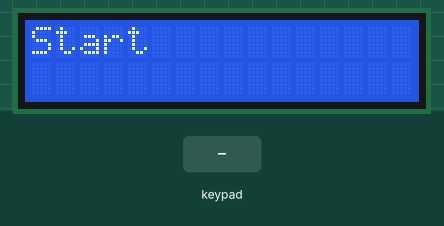
This sketch was run on a simulated Arduino Uno, built with avr-gcc and run on an emulated ATmega328P. Shown: 16×2 character LCD. Inputs (shaded band) come from the test bench. At 13.1 s the program stops and its outputs stay as they are.

Above: at 0.1 s.
2.3 s: keypad keys 0 1 6 7 * pressed 0.4 s apart
At 5.2 s:
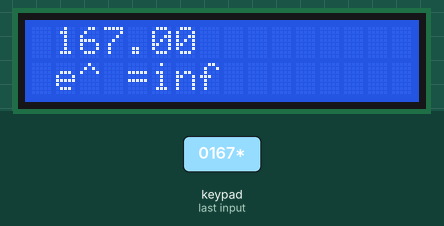
5.8 s: key '/' pressed
At 6.4 s:
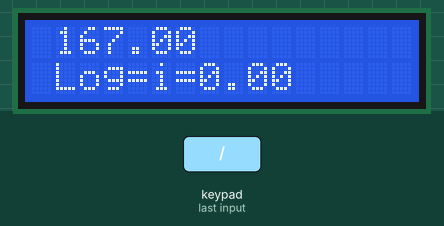
7.3 s: key '+' pressed
At 8.5 s:
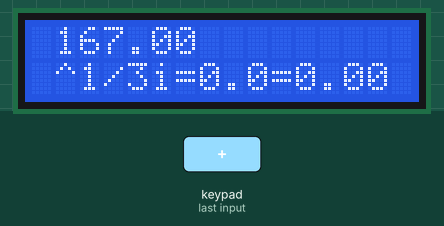
8.8 s: keypad keys 8 9 1 0 1 3 * pressed 0.4 s apart
At 11.9 s:
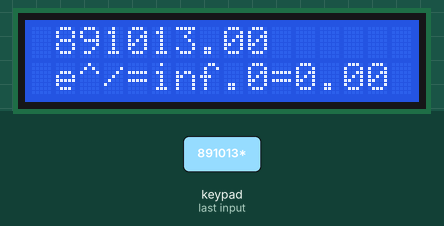
13.1 s: key '-' pressed
At 14.3 s:
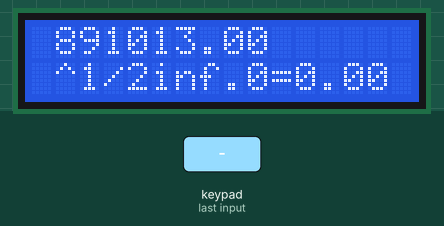
Timing chart, 0 to 14.6 s (numbered marks = the images above; inputs shaded):
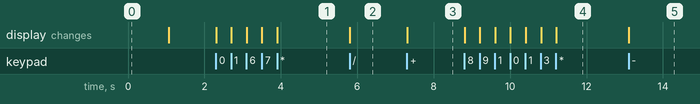

The sketch:

kety.ino
```cpp
#include <Keypad.h>
#include<LiquidCrystal.h>
LiquidCrystal lcd(12,11,5,4,3,2);
const byte ROWS = 4; //four rows
const byte COLS = 4; //four columns
double first = 0;
double second = 0;
double total = 0;

char customKey;
char hexaKeys[ROWS][COLS] = {
  {'1','2','3','+'},
  {'4','5','6','-'},
  {'7','8','9','*'},
  {'C','0','=','/'}
};
byte rowPins[ROWS] = {0, 1, 6, 7};
byte colPins[COLS] = {8, 9, 10, 13};

Keypad customKeypad = Keypad( makeKeymap(hexaKeys), rowPins, colPins, ROWS, COLS);
void setup(){
lcd.begin(16,2);
lcd.print("Start");
delay(1000);
lcd.clear();
}
void loop()
{
  customKey = customKeypad.getKey();
  switch(customKey)
  {
  case '0' ... '9':
    lcd.setCursor(1,0);
    first = first * 10 + (customKey - '0');
    lcd.print(first);
    break;

  case '+':
    first = (total != 0 ? total : first);
    lcd.setCursor(1,1);
    lcd.print("^1/3");
    total = cubicRoot(first);
    lcd.setCursor(10,2);
    lcd.print("=");
    lcd.setCursor(11,2);
    lcd.print(total);
    first = 0, second = 0;
    break;

  case '-':
    first = (total != 0 ? total : first);
    lcd.setCursor(1,1);
    lcd.print("^1/2");
    total = SqrtMethod(first);
    lcd.setCursor(10,2);
    lcd.print("=");
    lcd.setCursor(11,2);
    lcd.print(total);
    first = 0, second = 0;
    break;

  case '*':
    first = (total != 0 ? total : first);
    lcd.setCursor(1,1);
    lcd.print("e^");
    total = exponential(first);
    lcd.setCursor(4,2);
    lcd.print("=");
    lcd.setCursor(5,2);
     lcd.print(total);
    first = 0, second = 0;
    break;

case '/':
    first = (total != 0 ? total : first);
    lcd.setCursor(1,1);
    lcd.print("Log");
    //second = SecondNumber();
    total = Log2n(first);
    lcd.setCursor(6,2);
    lcd.print("=");
    lcd.setCursor(7,2);
    lcd.print(total);
    first = 0, second = 0;
    break;

  case 'C':
    total = 0;
    lcd.clear();
    break;
  }
}

long SecondNumber()
{
  while( 1 )
  {
    customKey = customKeypad.getKey();
    if(customKey >= '0' && customKey <= '9')
    {
      second = second * 10 + (customKey - '0');
      lcd.setCursor(1,2);
      lcd.print(second);
    }

    if(customKey == '=') break;
  }
 return second;
}


// Returns the absolute value of n-mid*mid*mid
double diff(double n,double mid)
{
    if (n > (mid*mid*mid))
        return (n-(mid*mid*mid));
    else
        return ((mid*mid*mid) - n);
}

// Returns cube root of a no n
double cubicRoot(double n)
{
    // Set start and end for binary search
    double start = 0, End = n;

    // Set precision
    double e = 0.0000001;

    while (true)
    {
        double mid = (start + End)/2;
        double error = diff(n, mid);

        // If error is less than e then mid is
        // our answer so return mid
        if (error <= e)
            return mid;

        // If mid*mid*mid is greater than n set
        // end = mid
        if ((mid*mid*mid) > n)
            End = mid;

        // If mid*mid*mid is less than n set
        // start = mid
        else
            start = mid;
    }
}


double SqrtMethod(double n)  //Binary search method
{
    double low=0,high=n,mid,precision=0.0001;
    if(n<1)
     {
          low = n;
          high = 1;
     }
    while(low<=high)
    {
        mid = (low+high)/2;
        if(precision >= mid*mid-n <= -precision)
            return mid;
        else if(mid*mid>n)
            high=mid-precision ;
        else
            low=mid+precision;
    }
    return (high+low)/2;
}


float exponential(float x)
{int n=100;
    float sum = 1.0f; // initialize sum of series

    for (int i = n - 1; i > 0; --i )
        sum = 1 + x * sum / i;

    return sum;
}


unsigned int Log2n(unsigned int n)
{
   return (n > 1)? 1 + Log2n(n/2): 0;
}


float power(int x, int y)
{
    if (y == 0)
        return 1;
    int temp=power(x,y/2);
    if(y%2==0)
      return temp*temp;
    else
        return x*temp*temp;
}


float Ssin(float x){
int i, j, n=2, fact, sign =  - 1;
  float p, sum = 0;

  //printf("Enter the value of x : ");
  //scanf("%f", &x);
  //printf("Enter the value of n : ");
  //scanf("%d", &n);

  for (i = 1; i <= n; i += 2)
  {
    p = 1;
    fact = 1;
    for (j = 1; j <= i; j++)
    {
      p = p * x;
      fact = fact * j;
    }
    sign =  - 1 * sign;
    sum += sign * p / fact;
  }
return sum;
  //printf("sin %0.2f = %f", x, sum);
}
/*void in()
{
lcd.print("Enter a");
lcd.setCursor(1,0);
delay(1000);
lcd.clear();
int c=customKeypad.getKey();
char dig=c;
lcd.print(dig);
for(int i=0;c!=42;i++)
{a[i]=c-48;
c=customKeypad.getKey();
}
lcd.print("Enter b");
//lcd.setCursor(1,0);
delay(100);
lcd.clear();
int d=customKeypad.getKey();
for(int i=0;d!=42;i++)
{b[i]=d-48;
d=customKeypad.getKey();
}
}
void add(int x[],int y[])
{int s[6];
for(int i=0;i<2;i++)
{s[i]=x[i]+y[i]+48;
lcd.print(s[i]);}


}
void loop(){in();
add(a,b);}*/
```

Measured:
- after the input at 2.3 s, the display: first changes at once (image 1 shows a later state)
- after the input at 5.8 s, the display: changes at once (image 2)
- after the input at 7.3 s, the display: changes at once (image 3)
- after the input at 8.8 s, the display: first changes at once (image 4 shows a later state)
- after the input at 13.1 s, the display: changes at once (image 5)
